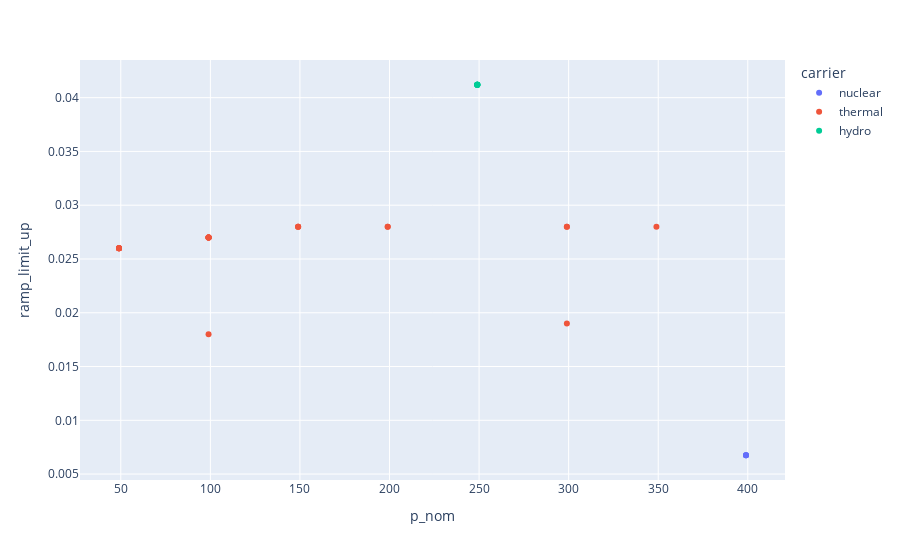

Notebook cell for this chart:
### Code cell
dispatcher.plot_ramps()

### Figure 1 — Plotly figure (JSON) as saved in the notebook; plotly's stock layout.template omitted (floating-point values rounded to 4 significant figures)
{"data": [{"customdata": [["gen_7_2"], ["gen_25_13"], ["gen_64_35"]], "hoverlabel": {"namelength": 0}, "hovertemplate": "carrier=nuclear<br>p_nom=%{x}<br>ramp_limit_up=%{y}<br>name=%{customdata[0]}", "legendgroup": "nuclear", "marker": {"color": "#636efa", "symbol": "circle"}, "mode": "markers", "name": "nuclear", "showlegend": true, "type": "scatter", "x": [399, 399, 399], "xaxis": "x", "y": [0.00675, 0.00675, 0.00675], "yaxis": "y"}, {"customdata": [["gen_9_3"], ["gen_14_8"], ["gen_18_11"], ["gen_33_16"], ["gen_41_18"], ["gen_45_20"], ["gen_54_26"], ["gen_55_29"], ["gen_60_32"], ["gen_65_36"], ["gen_68_37"], ["gen_69_39"], ["gen_75_40"], ["gen_76_41"], ["gen_84_46"], ["gen_86_47"], ["gen_91_51"], ["gen_103_55"], ["gen_104_56"], ["gen_110_58"], ["gen_112_60"], ["gen_115_61"]], "hoverlabel": {"namelength": 0}, "hovertemplate": "carrier=thermal<br>p_nom=%{x}<br>ramp_limit_up=%{y}<br>name=%{customdata[0]}", "legendgroup": "thermal", "marker": {"color": "#EF553B", "symbol": "circle"}, "mode": "markers", "name": "thermal", "showlegend": true, "type": "scatter", "x": [299, 99, 99, 49, 49, 49, 99, 99, 149, 299, 349, 49, 49, 199, 99, 49, 299, 149, 199, 149, 99, 99], "xaxis": "x", "y": [0.019, 0.018, 0.027, 0.026, 0.026, 0.026, 0.027, 0.027, 0.028, 0.028, 0.028, 0.026, 0.026, 0.028, 0.027, 0.026, 0.028, 0.028, 0.028, 0.028, 0.027, 0.027], "yaxis": "y"}, {"customdata": [["gen_11_6"], ["gen_17_10"], ["gen_41_19"], ["gen_69_38"], ["gen_76_42"], ["gen_82_45"], ["gen_99_53"]], "hoverlabel": {"namelength": 0}, "hovertemplate": "carrier=hydro<br>p_nom=%{x}<br>ramp_limit_up=%{y}<br>name=%{customdata[0]}", "legendgroup": "hydro", "marker": {"color": "#00cc96", "symbol": "circle"}, "mode": "markers", "name": "hydro", "showlegend": true, "type": "scatter", "x": [249, 249, 249, 249, 249, 249, 249], "xaxis": "x", "y": [0.0412, 0.0412, 0.0412, 0.0412, 0.0412, 0.0412, 0.0412], "yaxis": "y"}], "layout": {"legend": {"title": {"text": "carrier"}, "tracegroupgap": 0}, "margin": {"t": 60}, "xaxis": {"anchor": "y", "domain": [0, 1], "title": {"text": "p_nom"}}, "yaxis": {"anchor": "x", "domain": [0, 1], "title": {"text": "ramp_limit_up"}}}}
